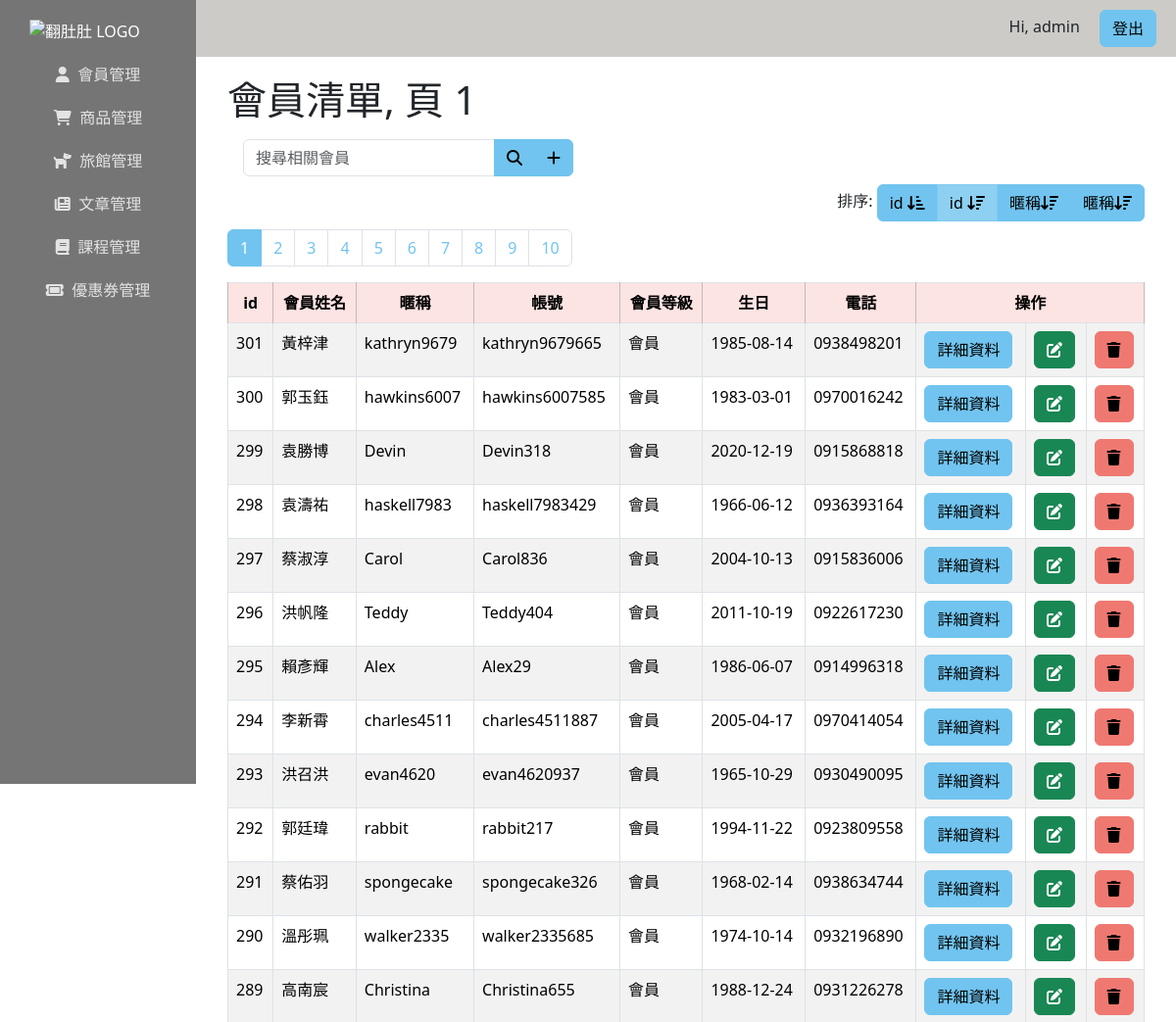
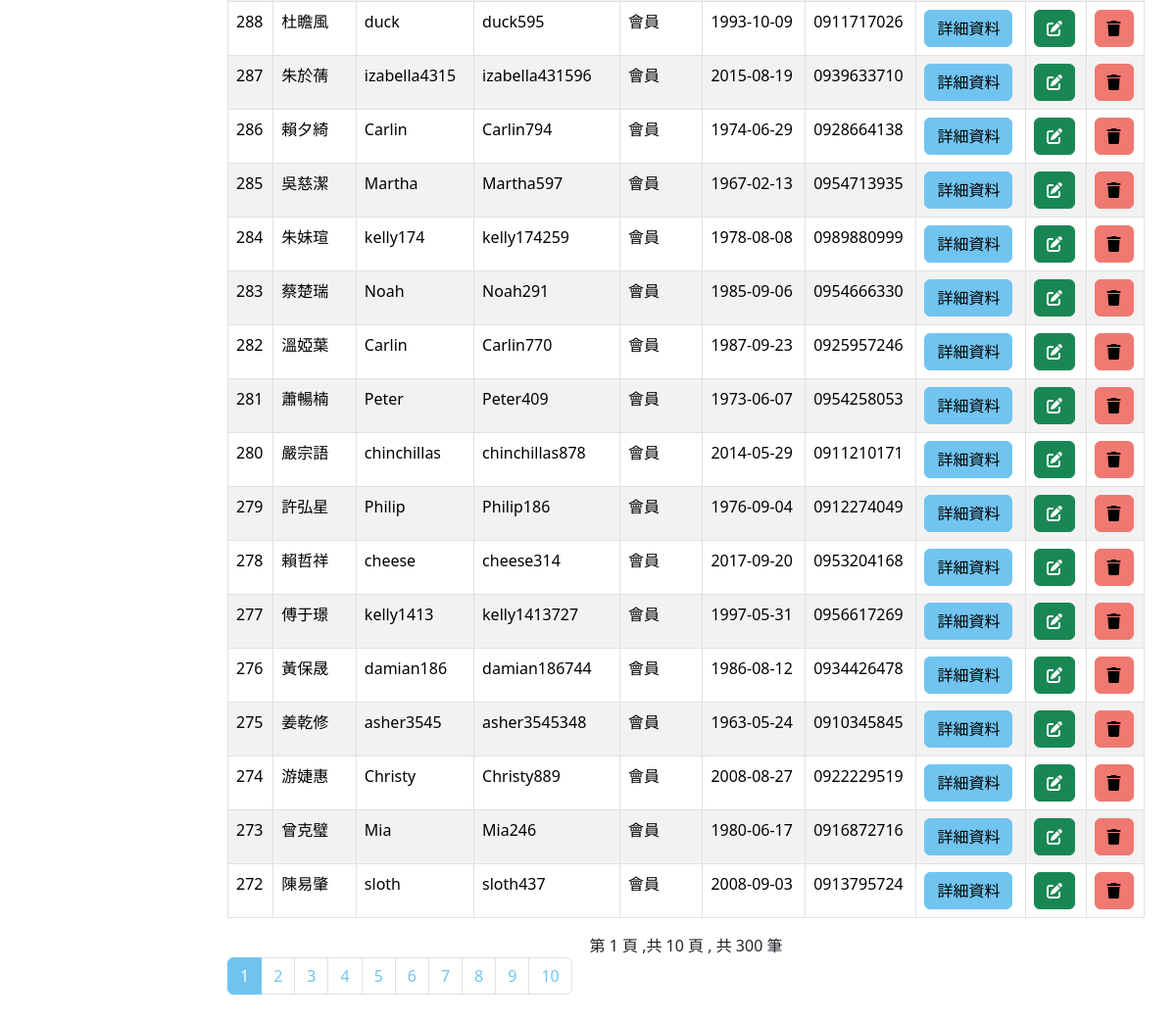
The page /Member/users.php?page=1&order=2 (signed in) on the database its author committed (2 pictures, top to bottom).
### tables this page shows
CREATE TABLE `users` (
  `id` int(6) UNSIGNED NOT NULL,
  `name` varchar(50) NOT NULL,
  `nickname` varchar(50) NOT NULL,
  `account` varchar(50) NOT NULL,
  `password_hash` varchar(60) NOT NULL,
  `gender` varchar(10) NOT NULL,
  `user_level` tinyint(1) UNSIGNED NOT NULL,
  `valid` tinyint(3) NOT NULL DEFAULT 1,
  `dob` date NOT NULL,
  `tel` varchar(20) NOT NULL,
  `email` varchar(50) NOT NULL,
  `avatar` varchar(50) NOT NULL,
  `avatar_file` varchar(150) NOT NULL,
  `address` varchar(100) NOT NULL,
  `adr_city` tinyint(4) NOT NULL,
  `adr_district` int(3) UNSIGNED NOT NULL,
  `created_at` datetime NOT NULL DEFAULT current_timestamp(),
  `deleted_at` datetime DEFAULT NULL
);

### Member/users.php (the view, shortened to what this page needs)
<?php
require_once("/xampp/htdocs/Fundodo/db_connect.php");
$sqlALL = "SELECT * FROM users WHERE valid = 1";
$resultAll = $conn->query($sqlALL);
$allUserCount = $resultAll->num_rows;
if (isset($_GET["search"])) {
    $search = $_GET["search"];
    $sql = "SELECT id, name, nickname, account, password_hash, email, gender, user_level, valid, 	dob, tel, email , created_at, deleted_at FROM users WHERE (id LIKE '%$search%' OR account LIKE '%$search%' OR nickname LIKE '%$search%'OR name LIKE '%$search%'OR tel LIKE '%$search%') AND valid = 1";
    $pageTitle = "$search 的搜尋結果";
} else if (isset($_GET["page"]) && isset($_GET["order"])) {
    $page = $_GET["page"];
    $perPage = 30;
    $firstItem = ($page - 1) * $perPage;
    $pageCount = ceil($allUserCount / $perPage);
    $order = $_GET["order"];
    switch ($order) {
        case 2:
            $orderClause = "ORDER BY id DESC";
            break;
    }
    $sql = $sql = "SELECT * FROM users WHERE valid=1 $orderClause LIMIT $firstItem, $perPage";
    $pageTitle = "會員清單, 頁 $page";
} else {
    $sql = "SELECT id, name, email, tel FROM users WHERE valid = 1";
    $pageTitle = "會員清單";
    header("location: users.php?page=1&order=1");
}
$result = $conn->query($sql);
$rows = $result->fetch_all(MYSQLI_ASSOC);
$userCount = $result->num_rows;
if (isset($_GET["page"])) {
    $userCount = $allUserCount;
}
?>
<!doctype html>
<html lang="en">
<head>
    <?php include("/xampp/htdocs/Fundodo/tools/common-head.php"); ?>
</head>
<body>
    <div class="d-flex">
        <?php include("/xampp/htdocs/Fundodo/dashboard/dashboard-aside.php"); ?>
        <div class="w-100">
            <?php include("/xampp/htdocs/Fundodo/dashboard/dashboard-header.php"); ?>
            <div class="db_content">
                <div class="container">
                    <h1><?= $pageTitle ?></h1>
                    <div class="py-2">
                        <div class="d-flex justify-content-start gap-3">
                            <div class="d-flex gap-3">
                                <form action="">
                                    <div class="input-group">
                                        <input type="text" class="form-control" placeholder="搜尋相關會員" name="search">
                                        <button class="btn btn-primary" type="submit"><i class="fa-solid fa-magnifying-glass"></i>
                                        </button>
                                        <a href="create-user.php" class="btn btn-primary">
                                            <i class="fa-solid fa-plus"></i>
                                        </a>
                                    </div>
                                </form>
                            </div>
                        </div>
                    </div>
                    <div class="pb-2 d-flex justify-content-end">
                        <?php if (isset($_GET["page"])) : ?>
                            <div>
                                排序: <div class="btn-group">
                                    <a href="?page=<?= $page ?>&order=1" class="btn btn-primary
                    <?php
                            if ($order == 1) echo "active";
                    ?>
                    ">id <i class="fa-solid fa-arrow-down-short-wide"></i></a>
                                    <a href="?page=<?= $page ?>&order=2" class="btn btn-primary   <?php
                                                                                                    if ($order == 2) echo "active";
                                                                                                    ?>">id <i class="fa-solid fa-arrow-down-wide-short"></i></a>
                                    <a href="?page=<?= $page ?>&order=3" class="btn btn-primary <?php
                                                                                                if ($order == 3) echo "active"; ?>">暱稱<i class="fa-solid fa-arrow-down-wide-short"></i></a>
                                    <a href="?page=<?= $page ?>&order=4" class="btn btn-primary <?php
                                                                                                if ($order == 4) echo "active"; ?>">暱稱<i class="fa-solid fa-arrow-down-wide-short"></i></a>
                                </div>
                            </div>
                        <?php endif; ?>
                    </div>
                    <?php if (isset($_GET["page"])) : ?>
                        <nav aria-label="Page navigation example">
                            <ul class="pagination">
                                <?php for ($i = 1; $i <= $pageCount; $i++) : ?>
                                    <li class="page-item <?php if ($i == $page) echo "active" ?>">
                                        <a class="page-link" href="?page=<?= $i ?>&order=<?= $order ?>"><?= $i ?></a>
                                    </li>
                                <?php endfor; ?>
                            </ul>
                        </nav>
                    <?php endif; ?>
                    <?php if ($result->num_rows > 0) : ?>
                        <table class="table table-striped table-bordered table-hover">
                            <thead>
                                <tr>
                                    <th class="text-center table-danger">id</th>
                                    <th class="text-center table-danger">會員姓名</th>
                                    <th class="text-center table-danger">暱稱</th>
                                    <th class="text-center table-danger">帳號</th>
                                    <th class="text-center table-danger">會員等級</th>
                                    <th class="text-center table-danger">生日</th>
                                    <th class="text-center table-danger">電話</th>
                                    <th class="text-center table-danger" colspan="3">操作</th>
                                </tr>
                            </thead>
                            <tbody>
                                <?php foreach ($rows as $user) : ?>
                                    <tr>
                                        <td><?= $user["id"] ?></td>
                                        <td><?= $user["name"] ?></td>
                                        <td><?= $user["nickname"] ?></td>
                                        <td><?= $user["account"] ?></td>
                                        <td><?= ($user["user_level"] == 20) ? "管理者" : (($user["user_level"] == 3) ? "版主" : "會員") ?></td>
                                        <td><?= $user["dob"] ?></td>
                                        <td><?= $user["tel"] ?></td>
                                        <td><a class="btn btn-primary" href="user.php?id=<?= $user["id"] ?>">詳細資料</a></td>
                                        <td><a class="btn btn-success" href="user-edit.php?id=<?= $user["id"] ?>" title="編輯使用者"><i class="fa-solid fa-pen-to-square"></i></a></td>
                                        <td><button class="btn btn-danger" title="刪除使用者" data-bs-toggle="modal" data-bs-target="#deleteModal"><i class="fa-solid fa-trash"></i></button></td>
                                    </tr>
                                <?php endforeach; ?>
                            </tbody>
                        </table>
                        <div class="text-center">
                            <?php if (!isset($_GET["search"])) : ?>
                                第 <?= $page ?> 頁 ,共 <?= $pageCount ?> 頁 , 共 <?= $userCount ?> 筆
                            <?php endif; ?>
                        </div>
                        <?php if (isset($_GET["page"])) : ?>
                            <nav aria-label="Page navigation example">
                                <ul class="pagination">
                                    <?php for ($i = 1; $i <= $pageCount; $i++) : ?>
                                        <li class="page-item <?php if ($i == $page) echo "active" ?>">
                                            <a class="page-link" href="?page=<?= $i ?>&order=<?= $order ?>"><?= $i ?></a>
                                        </li>
                                    <?php endfor; ?>
                                </ul>
                            </nav>
                        <?php endif; ?>
                    <?php else : ?>
                        沒有使用者
                    <?php endif; ?>
                </div>
            </div>
        </div>
    </div>
</body>
</html>

### rows shown on the page
users: id "301", name "黃梓津", nickname "kathryn9679", account "kathryn9679665", user_level "會員", dob "1985-08-14", tel "0938498201"
users: id "300", name "郭玉鈺", nickname "hawkins6007", account "hawkins6007585", user_level "會員", dob "1983-03-01", tel "0970016242"
users: id "299", name "袁勝博", nickname "Devin", account "Devin318", user_level "會員", dob "2020-12-19", tel "0915868818"
users: id "298", name "袁濤祐", nickname "haskell7983", account "haskell7983429", user_level "會員", dob "1966-06-12", tel "0936393164"
users: id "297", name "蔡淑淳", nickname "Carol", account "Carol836", user_level "會員", dob "2004-10-13", tel "0915836006"
users: id "296", name "洪帆隆", nickname "Teddy", account "Teddy404", user_level "會員", dob "2011-10-19", tel "0922617230"
users: id "295", name "賴彥輝", nickname "Alex", account "Alex29", user_level "會員", dob "1986-06-07", tel "0914996318"
users: id "294", name "李新霄", nickname "charles4511", account "charles4511887", user_level "會員", dob "2005-04-17", tel "0970414054"
users: id "293", name "洪召洪", nickname "evan4620", account "evan4620937", user_level "會員", dob "1965-10-29", tel "0930490095"
users: id "292", name "郭廷瑋", nickname "rabbit", account "rabbit217", user_level "會員", dob "1994-11-22", tel "0923809558"
users: id "291", name "蔡佑羽", nickname "spongecake", account "spongecake326", user_level "會員", dob "1968-02-14", tel "0938634744"
users: id "290", name "溫彤珮", nickname "walker2335", account "walker2335685", user_level "會員", dob "1974-10-14", tel "0932196890"
users: id "289", name "高南宸", nickname "Christina", account "Christina655", user_level "會員", dob "1988-12-24", tel "0931226278"
users: id "288", name "杜瞻風", nickname "duck", account "duck595", user_level "會員", dob "1993-10-09", tel "0911717026"
users: id "287", name "朱於蒨", nickname "izabella4315", account "izabella431596", user_level "會員", dob "2015-08-19", tel "0939633710"
users: id "286", name "賴夕綺", nickname "Carlin", account "Carlin794", user_level "會員", dob "1974-06-29", tel "0928664138"
users: id "285", name "吳慈潔", nickname "Martha", account "Martha597", user_level "會員", dob "1967-02-13", tel "0954713935"
users: id "284", name "朱妹瑄", nickname "kelly174", account "kelly174259", user_level "會員", dob "1978-08-08", tel "0989880999"
users: id "283", name "蔡楚瑞", nickname "Noah", account "Noah291", user_level "會員", dob "1985-09-06", tel "0954666330"
users: id "282", name "溫婭葉", nickname "Carlin", account "Carlin770", user_level "會員", dob "1987-09-23", tel "0925957246"
users: id "281", name "蕭暢楠", nickname "Peter", account "Peter409", user_level "會員", dob "1973-06-07", tel "0954258053"
users: id "280", name "嚴宗語", nickname "chinchillas", account "chinchillas878", user_level "會員", dob "2014-05-29", tel "0911210171"
users: id "279", name "許弘星", nickname "Philip", account "Philip186", user_level "會員", dob "1976-09-04", tel "0912274049"
users: id "278", name "賴哲祥", nickname "cheese", account "cheese314", user_level "會員", dob "2017-09-20", tel "0953204168"
users: id "277", name "傅于璟", nickname "kelly1413", account "kelly1413727", user_level "會員", dob "1997-05-31", tel "0956617269"
users: id "276", name "黃保晟", nickname "damian186", account "damian186744", user_level "會員", dob "1986-08-12", tel "0934426478"
users: id "275", name "姜乾修", nickname "asher3545", account "asher3545348", user_level "會員", dob "1963-05-24", tel "0910345845"
users: id "274", name "游婕惠", nickname "Christy", account "Christy889", user_level "會員", dob "2008-08-27", tel "0922229519"
users: id "273", name "曾克璧", nickname "Mia", account "Mia246", user_level "會員", dob "1980-06-17", tel "0916872716"
users: id "272", name "陳易肇", nickname "sloth", account "sloth437", user_level "會員", dob "2008-09-03", tel "0913795724"

### other values the page prints
$_SESSION["user"]["nickname"] "admin"
$pageTitle "會員清單, 頁 1"
$page "1"
$pageCount "10"
$userCount "300"
